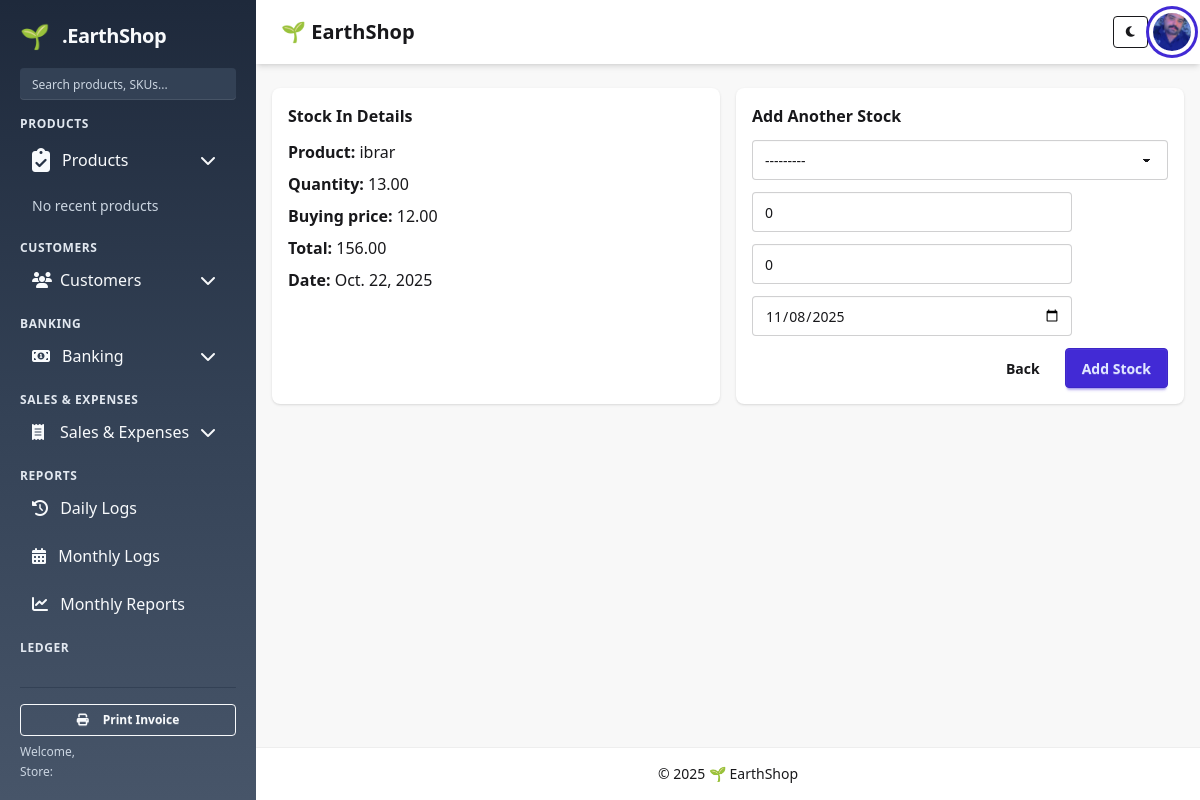
The page /products/stockin/1/ on the database its author committed.
### products/models.py (models this page shows, shortened)
class StockIn(models.Model):
    product = models.ForeignKey(
        'products.Product', related_name='stockin_product',
        on_delete=models.CASCADE
    )
    buying_price_item = models.DecimalField(max_digits=12, decimal_places=2, default=0)
    buying_percent = models.DecimalField(max_digits=5, decimal_places=2, default=0,
                                         help_text="Buying percent (if applicable)")
    stock_quantity = models.DecimalField(max_digits=12, decimal_places=2, default=0)
    total_buying_amount = models.DecimalField(max_digits=14, decimal_places=2, default=0)
    selling_price_item = models.DecimalField(max_digits=12, decimal_places=2, default=0)
    total_selling_amount = models.DecimalField(max_digits=14, decimal_places=2, default=0)
    date = models.DateField(default=timezone.now)
    created_at = models.DateTimeField(auto_now_add=True)
    class Meta:
        ordering = ['-date', '-id']

class Product(models.Model):
    category = models.ForeignKey(Category, on_delete=models.CASCADE)
    name = models.CharField(max_length=200)
    stock = models.IntegerField(default=0)
    quantity = models.IntegerField(default=0)
    buying_price = models.DecimalField(max_digits=10, decimal_places=2)
    date = models.DateField(default=timezone.now, null=True, blank=True)
    def __str__(self):
        return self.name

### products/views.py (the view)
# urls.py: path('stockin/<int:pk>/', views.stockin_detail, name='stockin_detail'),
def stockin_detail(request, pk):
    stockin = get_object_or_404(StockIn, pk=pk)
    form = StockInForm()
    return render(request, 'products/stockin_detail.html', {'stockin': stockin, 'form': form})

### products/forms.py
class StockInForm(forms.ModelForm):
    class Meta:
        model = StockIn
        fields = [
            'product',
            'buying_price_item',
            'buying_percent',
            'stock_quantity',
            'selling_price_item',
            'date'
        ]
        widgets = {
            'product': forms.Select(attrs={'class': 'select select-bordered w-full'}),
            'buying_price_item': forms.NumberInput(attrs={'class': 'input input-bordered', 'step': '0.01'}),
            'buying_percent': forms.NumberInput(attrs={'class': 'input input-bordered', 'step': '0.01'}),
            'stock_quantity': forms.NumberInput(attrs={'class': 'input input-bordered', 'step': '0.01'}),
            'selling_price_item': forms.NumberInput(attrs={'class': 'input input-bordered', 'step': '0.01'}),
            'date': forms.DateInput(attrs={'type': 'date', 'class':'input input-bordered'}),
        }

### templates/products/stockin_detail.html (shortened to what this page needs)
{% extends 'base.html' %}
{% block content %}
<div class="grid grid-cols-1 lg:grid-cols-2 gap-4">
  <div class="card p-4 bg-base-100 shadow">
    <h3 class="font-semibold">Stock In Details</h3>
    <ul class="mt-3 space-y-2">
      <li><strong>Product:</strong> {{ stockin.product.name }}</li>
      <li><strong>Quantity:</strong> {{ stockin.stock_quantity }}</li>
      <li><strong>Buying price:</strong> {{ stockin.buying_price_item }}</li>
      <li><strong>Total:</strong> {{ stockin.total_buying_amount }}</li>
      <li><strong>Date:</strong> {{ stockin.date }}</li>
    </ul>
  </div>
  <div class="card p-4 bg-base-100 shadow">
    <h3 class="font-semibold">Add Another Stock</h3>
    <form method="post" class="space-y-3">
      {{ form.product }}
      {{ form.buying_price_item }}
      {{ form.stock_quantity }}
      {{ form.date }}
      <div class="flex justify-end gap-2">
        <a href="{% url 'products:stockin_list' %}" class="btn btn-ghost">Back</a>
        <button class="btn btn-primary">Add Stock</button>
      </div>
    </form>
  </div>
</div>
{% endblock %}

### rows shown on the page
StockIn: product.name "ibrar", stock_quantity "13.00", buying_price_item "12.00", total_buying_amount "156.00", date "Oct. 22, 2025"

### other values the page prints
{{ year|default:2025 }} "2025"
